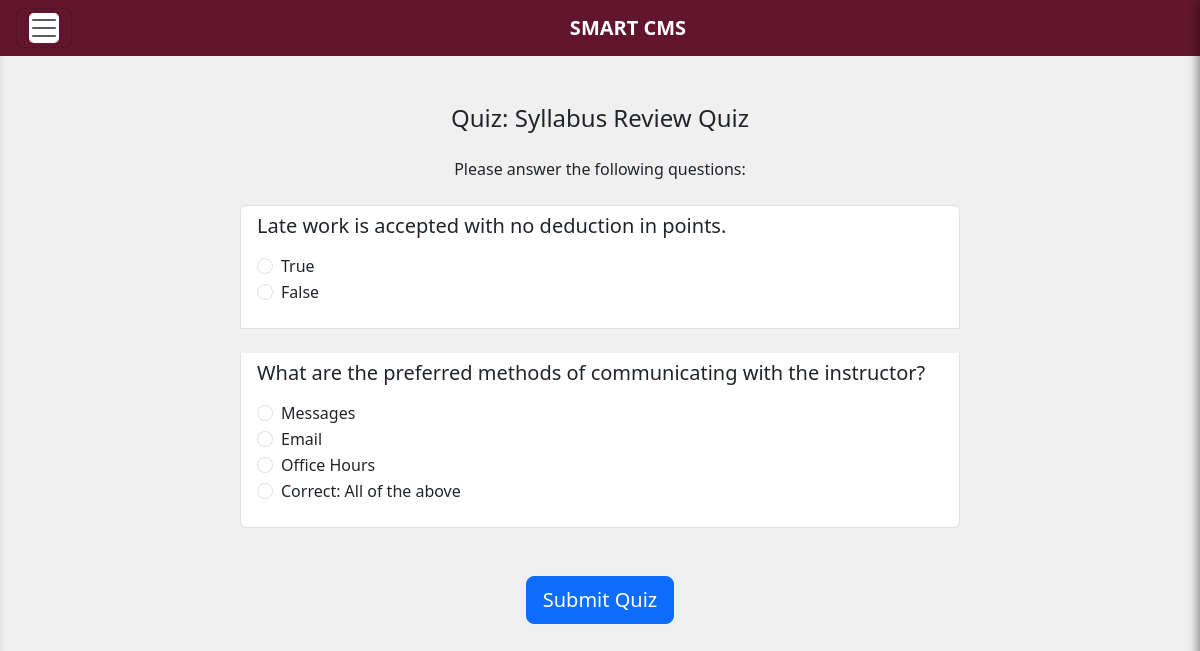
Screenshot of /student/quiz/1/2/ (signed in) with the database file from the repository.
### instructor/models.py (models this page shows, shortened)
class Quiz(models.Model):
    user = models.ForeignKey(settings.AUTH_USER_MODEL, on_delete=models.CASCADE, related_name='quizzes')
    class_shell = models.ForeignKey(ClassShell, on_delete=models.CASCADE)
    title = models.CharField(max_length=200)
    grading_percentage = models.FloatField(default=10)
    due_date = models.DateTimeField(null=True, blank=True)

class BaseQuestion(models.Model):
    text= models.CharField(max_length=255,null=True)
    type = models.CharField(max_length=255)
    answer = models.CharField(max_length=255)
    mark = models.IntegerField(default=5)
    choice_1 = models.CharField(max_length=255, blank=True,null=True)
    choice_2 = models.CharField(max_length=255, blank=True,null=True)
    choice_3 = models.CharField(max_length=255, blank=True,null=True)
    choice_4 = models.CharField(max_length=255, blank=True,null=True)
    mcq_answer = models.CharField(max_length=255, blank=True, null=True)
    tf_answer = models.BooleanField(null=True, blank=True)
    class Meta:
        abstract = True

class Question(BaseQuestion):
    quiz = models.ForeignKey(Quiz, on_delete=models.CASCADE)

### student/views.py (the view, shortened to what this page needs)
# urls.py: path('quiz/<int:class_shell_id>/<int:quiz_id>/', attempt_quiz, name='attempt_quiz'),
def attempt_quiz(request, class_shell_id, quiz_id):
    class_shell = get_object_or_404(ClassShell, id=class_shell_id)
    quiz = get_object_or_404(Quiz, id=quiz_id, class_shell=class_shell)
    questions = Question.objects.filter(quiz=quiz)
    total_marks = sum(question.mark for question in questions)
    attempt = QuizAttempt.objects.filter(student=request.user, quiz=quiz).first()
    return render(request, 'attempt_quiz.html', {
        'quiz': quiz,
        'questions': questions,
        'score': None,
        'total_marks': total_marks,
        'class_shell': class_shell,
        'quiz_id': quiz_id,
    })

### student/templates/attempt_quiz.html (shortened to what this page needs)
{% extends "home.html" %}
{% block content %}
<div class="container mt-5">
    <h4 class="mb-4 text-center">Quiz: {{ quiz.title }}</h4>
    {% if already_attempted %}
      <div class="alert alert-info text-center">
        <h5>You have already attempted this quiz.</h5>
        <p>(This is auto graded) Your Score: {{ score }} / {{ total_marks }}</p>
      </div>
      {% if view_submitted %}
        <div class="mt-4">
          <h5 class="text-center">Submitted Quiz Review</h5>
          <ul class="list-group">
            {% for attempt in question_attempts %}
              <li class="list-group-item mb-3">
                <p><strong>Question:</strong> {{ attempt.question.text }}</p>
                <p><strong>Your Answer:</strong> {{ attempt.student_answer }}</p>
                <p><strong>Correct Answer:</strong>
                  {% if attempt.question.type == "multiple_choice" %}
                     {{ attempt.question.mcq_answer }}
                  {% elif attempt.question.type == "true_false" %}
                    {{ attempt.question.tf_answer }}
                  {% endif %}
                </p>
                <p class="
                {% if attempt.is_correct %}
                  text-success
                {% else %}
                  text-danger
                {% endif %}
              ">
                {% if attempt.is_correct %}
                  ✅ Correct
                {% else %}
                  ❌ Incorrect
                {% endif %}
              </p>
              </li>
            {% endfor %}
          </ul>
          <div class="text-center mt-4">
            <a href="{% url 'student:go_to_course' class_shell_id=class_shell.id %}" class="btn btn-primary btn-sm">
              Go back
            </a>
          </div>
        </div>
      {% else %}
        <div class="text-center mt-4">
          <form method="get">
            <button type="submit" name="view" value="true" class="btn btn-secondary btn-sm">
              View Submitted Quiz
            </button>
          </form>
        </div>
      {% endif %}
    {% else %}
      <p class="mb-4 text-center">Please answer the following questions:</p>
      <form method="POST">
        <div class="row">
          <div class="col-md-8 offset-md-2">
            <div class="list-group">
              {% for question in questions %}
                <div class="list-group-item mb-4">
                  <h5 class="mb-3">{{ question.text }}</h5>
                  {% if question.type == "multiple_choice" %}
                    <div class="mb-3">
                        <div class="form-check">
                          <input class="form-check-input" type="radio" name="answer_{{ question.id }}" id="choice_1_{{ question.id }}" value="1">
                          <label class="form-check-label" for="choice_1_{{ question.id }}">
                            {{ question.choice_1 }}
                          </label>
                        </div>
                        <div class="form-check">
                          <input class="form-check-input" type="radio" name="answer_{{ question.id }}" id="choice_2_{{ question.id }}" value="2">
                          <label class="form-check-label" for="choice_2_{{ question.id }}">
                            {{ question.choice_2 }}
                          </label>
                        </div>
                        <div class="form-check">
                          <input class="form-check-input" type="radio" name="answer_{{ question.id }}" id="choice_3_{{ question.id }}" value="3">
                          <label class="form-check-label" for="choice_3_{{ question.id }}">
                            {{ question.choice_3 }}
                          </label>
                        </div>
                        <div class="form-check">
                          <input class="form-check-input" type="radio" name="answer_{{ question.id }}" id="choice_4_{{ question.id }}" value="4">
                          <label class="form-check-label" for="choice_4_{{ question.id }}">
                            {{ question.choice_4 }}
                          </label>
                        </div>
                      </div>
                  {% elif question.type == "true_false" %}
                    <div class="mb-3">
                      <div class="form-check">
                        <input class="form-check-input" type="radio" name="answer_{{ question.id }}" id="true_{{ question.id }}" value="True">
                        <label class="form-check-label" for="true_{{ question.id }}">
                          True
                        </label>
                      </div>
                      <div class="form-check">
                        <input class="form-check-input" type="radio" name="answer_{{ question.id }}" id="false_{{ question.id }}" value="False">
                        <label class="form-check-label" for="false_{{ question.id }}">
                          False
                        </label>
                      </div>
                    </div>
                  {% elif question.type == "essay" %}
                    <div class="form-group mb-3">
                      <label for="answer_{{ question.id }}">Your Answer:</label>
                      <textarea name="answer_{{ question.id }}" rows="4" class="form-control" placeholder="Type your answer here..."></textarea>
                    </div>
                  {% endif %}
                </div>
              {% endfor %}
            </div>
            <div class="text-center mt-4">
              <button type="submit" class="btn btn-primary btn-lg">Submit Quiz</button>
            </div>
          </div>
        </div>
      </form>
    {% endif %}
</div>
{% endblock %}

### templates/home.html (style rules this page uses)
body { background-color: #f0f0f0; box-shadow: inset 0 0 10px rgba(0, 0, 0, 0.1); min-height: 100vh; }

### rows the page displays
Quiz: title "Syllabus Review Quiz"
Question: text "Late work is accepted with no deduction in points."
Question: text "What are the preferred methods of communicating with the instructor?", choice_1 "Messages", choice_2 "Email", choice_3 "Office Hours", choice_4 "Correct: All of the above"
